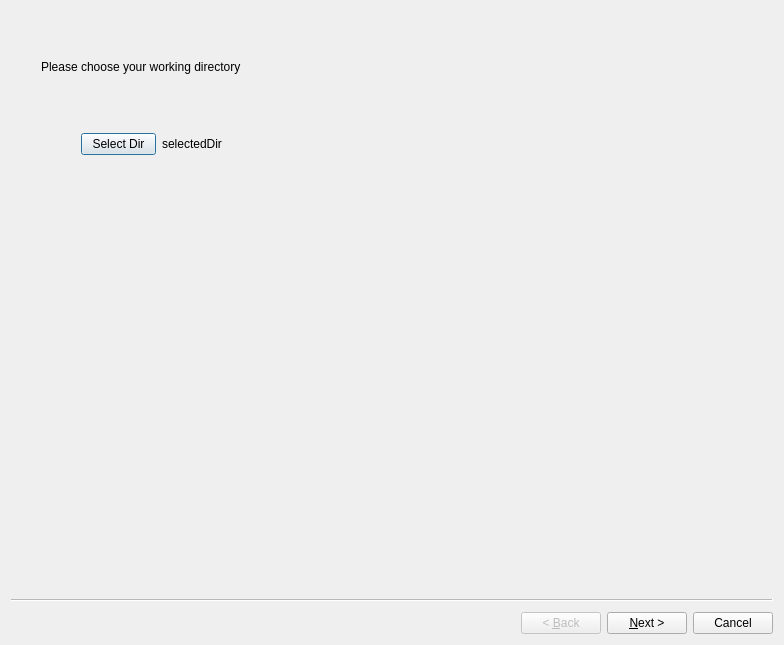
<?xml version="1.0" encoding="UTF-8"?>
<ui version="4.0">
 <class>Wizard</class>
 <widget class="QWizard" name="Wizard">
  <property name="geometry">
   <rect>
    <x>0</x>
    <y>0</y>
    <width>784</width>
    <height>645</height>
   </rect>
  </property>
  <property name="windowTitle">
   <string>Wizard</string>
  </property>
  <widget class="QWizardPage" name="aSelectWD">
   <widget class="QLabel" name="instructionA">
    <property name="geometry">
     <rect>
      <x>30</x>
      <y>30</y>
      <width>541</width>
      <height>51</height>
     </rect>
    </property>
    <property name="text">
     <string>Please choose your working directory</string>
    </property>
   </widget>
   <widget class="QWidget" name="layoutWidget">
    <property name="geometry">
     <rect>
      <x>70</x>
      <y>120</y>
      <width>141</width>
      <height>26</height>
     </rect>
    </property>
    <layout class="QHBoxLayout" name="horizontalLayout">
     <item>
      <widget class="QPushButton" name="pushButton">
       <property name="text">
        <string>Select Dir</string>
       </property>
      </widget>
     </item>
     <item>
      <widget class="QLabel" name="label">
       <property name="text">
        <string>selectedDir</string>
       </property>
      </widget>
     </item>
    </layout>
   </widget>
  </widget>
  <widget class="QWizardPage" name="bFirstFilter">
   <widget class="QLabel" name="instructionB">
    <property name="geometry">
     <rect>
      <x>0</x>
      <y>0</y>
      <width>541</width>
      <height>51</height>
     </rect>
    </property>
    <property name="text">
     <string>Select how old files to be considered must be</string>
    </property>
   </widget>
   <widget class="QSplitter" name="splitter">
    <property name="geometry">
     <rect>
      <x>70</x>
      <y>90</y>
      <width>188</width>
      <height>24</height>
     </rect>
    </property>
    <property name="orientation">
     <enum>Qt::Horizontal</enum>
    </property>
    <widget class="QComboBox" name="age_comboBox">
     <item>
      <property name="text">
       <string>30+ days</string>
      </property>
     </item>
     <item>
      <property name="text">
       <string>60+ days</string>
      </property>
     </item>
     <item>
      <property name="text">
       <string>90+ days</string>
      </property>
     </item>
     <item>
      <property name="text">
       <string>120+ days</string>
      </property>
     </item>
    </widget>
    <widget class="QWidget" name="">
     <layout class="QHBoxLayout" name="horizontalLayout_2">
      <item>
       <widget class="QLabel" name="customDays_label">
        <property name="minimumSize">
         <size>
          <width>0</width>
          <height>0</height>
         </size>
        </property>
        <property name="text">
         <string>Custom days</string>
        </property>
       </widget>
      </item>
      <item>
       <widget class="QSpinBox" name="customDays_spinBox">
        <property name="maximum">
         <number>999</number>
        </property>
        <property name="value">
         <number>45</number>
        </property>
       </widget>
      </item>
     </layout>
    </widget>
   </widget>
  </widget>
  <widget class="QWizardPage" name="dCandidateList">
   <widget class="QLabel" name="instructionD">
    <property name="geometry">
     <rect>
      <x>0</x>
      <y>0</y>
      <width>541</width>
      <height>51</height>
     </rect>
    </property>
    <property name="text">
     <string>Select what to delete</string>
    </property>
   </widget>
   <widget class="QTreeView" name="selectToDelete_treeView">
    <property name="geometry">
     <rect>
      <x>10</x>
      <y>60</y>
      <width>731</width>
      <height>441</height>
     </rect>
    </property>
    <property name="alternatingRowColors">
     <bool>true</bool>
    </property>
    <property name="selectionMode">
     <enum>QAbstractItemView::MultiSelection</enum>
    </property>
    <property name="uniformRowHeights">
     <bool>true</bool>
    </property>
    <property name="sortingEnabled">
     <bool>true</bool>
    </property>
   </widget>
  </widget>
  <widget class="QWizardPage" name="eConfirmationList">
   <widget class="QLabel" name="instructionE">
    <property name="geometry">
     <rect>
      <x>0</x>
      <y>0</y>
      <width>541</width>
      <height>51</height>
     </rect>
    </property>
    <property name="text">
     <string>Here's all that you will be deleting - be very sure before going forward!</string>
    </property>
   </widget>
   <widget class="QListView" name="listView">
    <property name="geometry">
     <rect>
      <x>30</x>
      <y>70</y>
      <width>671</width>
      <height>381</height>
     </rect>
    </property>
   </widget>
  </widget>
  <widget class="QWizardPage" name="fFinalConfirmation">
   <widget class="QLabel" name="instructionF">
    <property name="geometry">
     <rect>
      <x>120</x>
      <y>190</y>
      <width>491</width>
      <height>131</height>
     </rect>
    </property>
    <property name="font">
     <font>
      <pointsize>32</pointsize>
     </font>
    </property>
    <property name="text">
     <string>Are you SURE?</string>
    </property>
    <property name="scaledContents">
     <bool>true</bool>
    </property>
    <property name="alignment">
     <set>Qt::AlignCenter</set>
    </property>
    <property name="textInteractionFlags">
     <set>Qt::NoTextInteraction</set>
    </property>
   </widget>
  </widget>
  <widget class="QWizardPage" name="gResultSummary">
   <widget class="QProgressBar" name="progressBar">
    <property name="geometry">
     <rect>
      <x>170</x>
      <y>130</y>
      <width>371</width>
      <height>23</height>
     </rect>
    </property>
    <property name="value">
     <number>24</number>
    </property>
   </widget>
   <widget class="QLabel" name="label_2">
    <property name="geometry">
     <rect>
      <x>320</x>
      <y>190</y>
      <width>49</width>
      <height>16</height>
     </rect>
    </property>
    <property name="text">
     <string>TextLabel</string>
    </property>
   </widget>
  </widget>
 </widget>
 <resources/>
 <connections/>
</ui>
